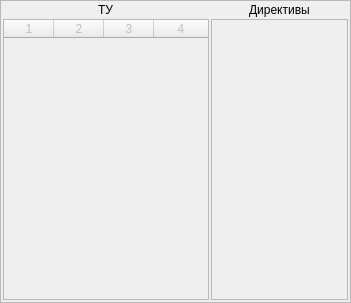
<?xml version="1.0" encoding="UTF-8"?>
<ui version="4.0">
 <class>FrameTU</class>
 <widget class="QFrame" name="FrameTU">
  <property name="geometry">
   <rect>
    <x>0</x>
    <y>0</y>
    <width>351</width>
    <height>303</height>
   </rect>
  </property>
  <property name="windowTitle">
   <string>Frame</string>
  </property>
  <property name="frameShape">
   <enum>QFrame::StyledPanel</enum>
  </property>
  <property name="frameShadow">
   <enum>QFrame::Raised</enum>
  </property>
  <layout class="QGridLayout" name="gridLayout">
   <property name="leftMargin">
    <number>2</number>
   </property>
   <property name="topMargin">
    <number>2</number>
   </property>
   <property name="rightMargin">
    <number>2</number>
   </property>
   <property name="bottomMargin">
    <number>2</number>
   </property>
   <property name="spacing">
    <number>2</number>
   </property>
   <item row="0" column="0">
    <layout class="QVBoxLayout" name="verticalLayout_3">
     <property name="spacing">
      <number>2</number>
     </property>
     <item>
      <layout class="QHBoxLayout" name="horizontalLayout" stretch="3,2">
       <property name="spacing">
        <number>2</number>
       </property>
       <item>
        <layout class="QVBoxLayout" name="verticalLayout">
         <property name="spacing">
          <number>2</number>
         </property>
         <item alignment="Qt::AlignHCenter">
          <widget class="QLabel" name="label">
           <property name="text">
            <string>ТУ</string>
           </property>
          </widget>
         </item>
         <item>
          <widget class="QTableWidget" name="table_TU">
           <property name="enabled">
            <bool>false</bool>
           </property>
           <property name="font">
            <font>
             <pointsize>9</pointsize>
            </font>
           </property>
           <property name="showGrid">
            <bool>false</bool>
           </property>
           <property name="columnCount">
            <number>4</number>
           </property>
           <attribute name="horizontalHeaderDefaultSectionSize">
            <number>50</number>
           </attribute>
           <attribute name="horizontalHeaderStretchLastSection">
            <bool>true</bool>
           </attribute>
           <attribute name="verticalHeaderVisible">
            <bool>false</bool>
           </attribute>
           <attribute name="verticalHeaderDefaultSectionSize">
            <number>14</number>
           </attribute>
           <attribute name="verticalHeaderMinimumSectionSize">
            <number>14</number>
           </attribute>
           <column/>
           <column/>
           <column/>
           <column/>
          </widget>
         </item>
        </layout>
       </item>
       <item>
        <layout class="QVBoxLayout" name="verticalLayout_2">
         <property name="spacing">
          <number>2</number>
         </property>
         <item alignment="Qt::AlignHCenter">
          <widget class="QLabel" name="label_2">
           <property name="text">
            <string>Директивы</string>
           </property>
          </widget>
         </item>
         <item>
          <widget class="QTableWidget" name="table_SYS">
           <property name="enabled">
            <bool>false</bool>
           </property>
          </widget>
         </item>
        </layout>
       </item>
      </layout>
     </item>
    </layout>
   </item>
  </layout>
 </widget>
 <resources/>
 <connections/>
</ui>
